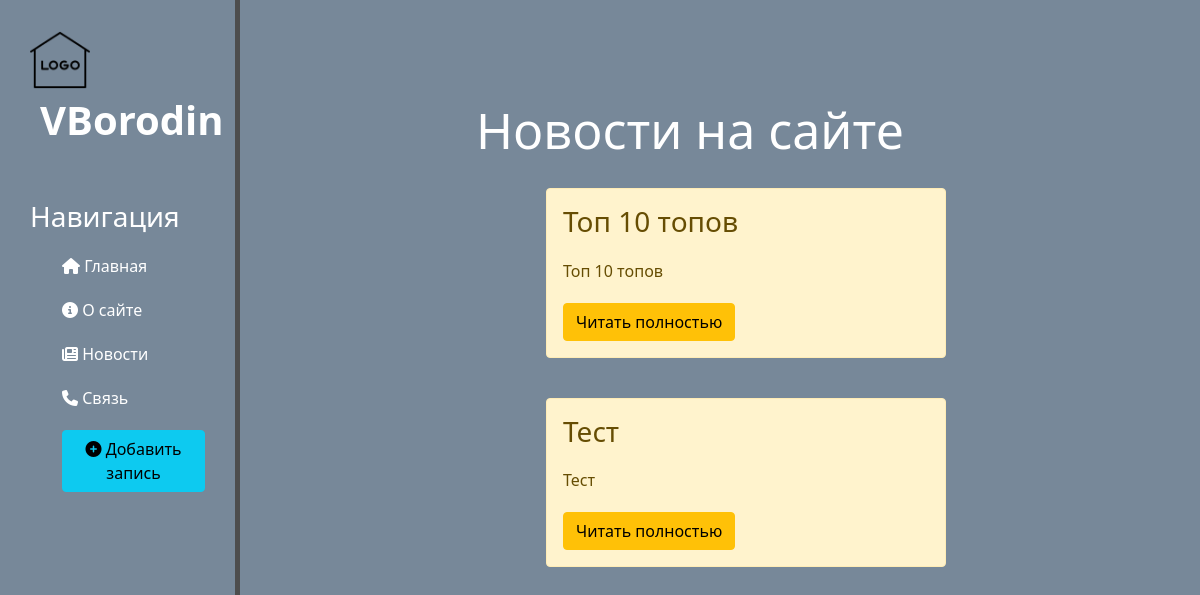
/news, run on an earlier commit of the app's database.
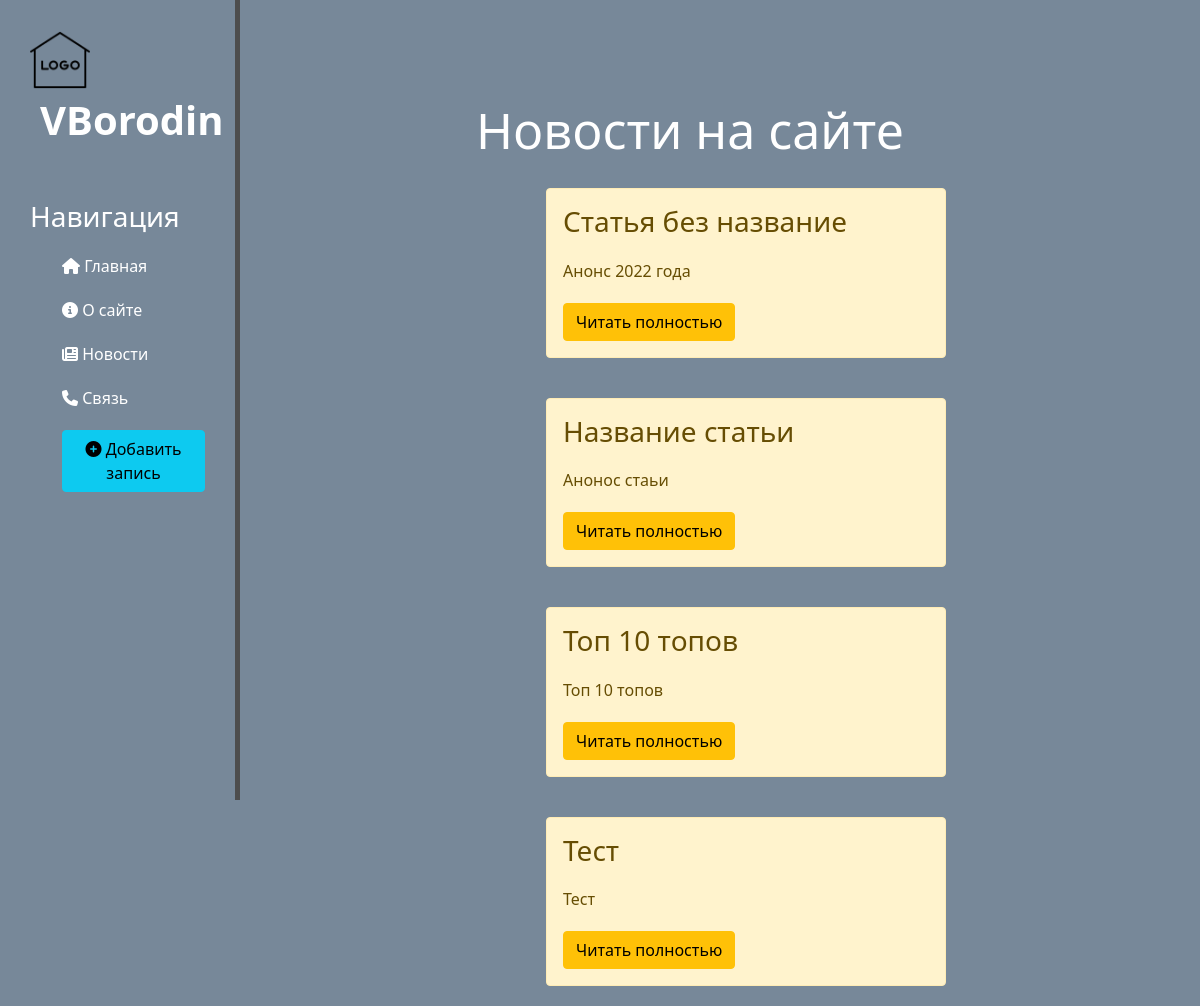
And on a later commit of the database.
### news/models.py (models this page shows, shortened)
class Articles(models.Model):
    title = models.CharField('Название', max_length=50)
    anons = models.CharField('Анонс', max_length=250)
    full_text = models.TextField('Текст статьи')
    date = models.DateTimeField('Дата публикации')
    class Meta:
        verbose_name = 'Новость'
        verbose_name_plural = 'Новости'

### news/views.py (the view)
# urls.py: path('news', news_home, name='news')
def news_home(request):
    data = {
        'title': 'Новости',
        'news': Articles.objects.order_by('-date')
    }
    return render(request, 'news/news_home.html', data)

### news/templates/news/news_home.html (shortened to what this page needs)
{% extends 'main/layout.html' %}
{% block content %}
    <div class="features">
        <h1>Новости на сайте</h1>
        {% if news %}
            {% for el in news %}
                <div class="alert alert-warning">
                    <h3>{{ el.title }}</h3>
                    <p>{{ el.anons }}</p>
                    <a href="{% url 'news-detail' el.id %}" class="btn btn-warning">Читать полностью</a>
                </div>
            {% endfor%}
        {% else %}
            <p>Нет новостей :(</p>
        {% endif %}
    </div>
{% endblock %}

What changed in the data, as far as the page shows it:
added Articles: title "Статья без название", anons "Анонс 2022 года"
added Articles: title "Название статьи", anons "Анонос стаьи"
